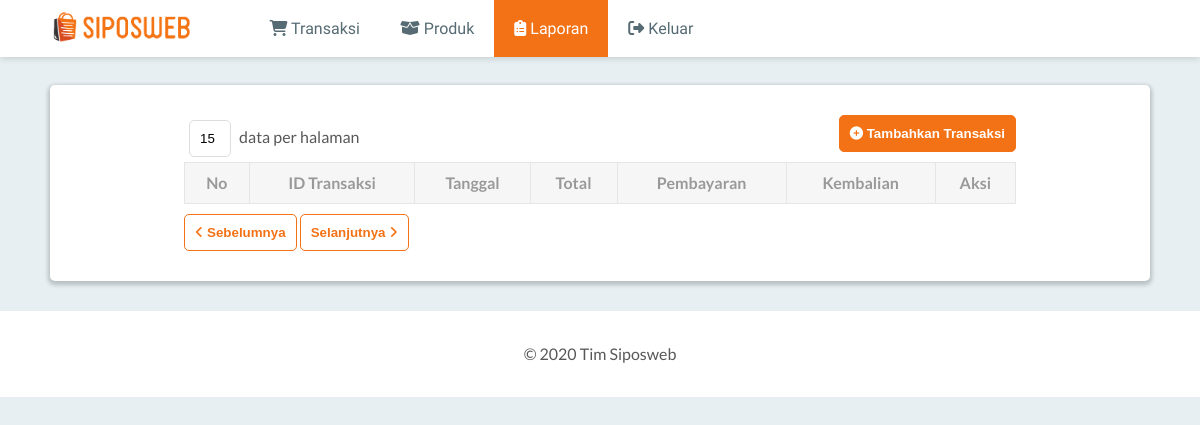
/laporan.php, run on an earlier commit of the app's database.
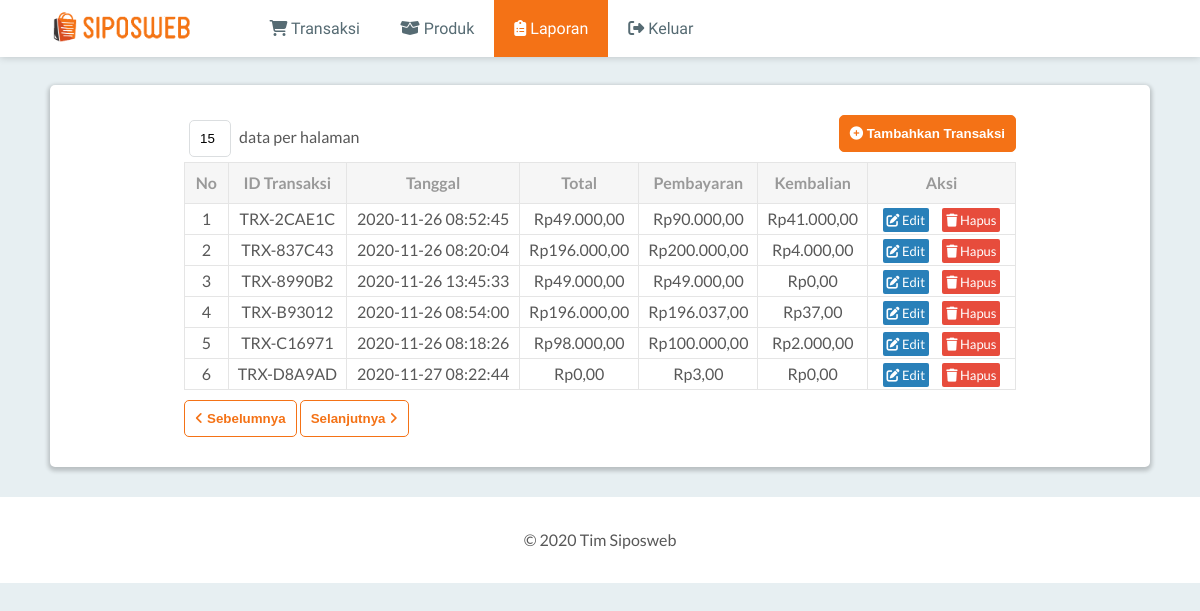
And on a later commit of the database.
### tables this page shows
CREATE TABLE `laporan_transaksi` (
  `id` char(10) NOT NULL,
  `tanggal` timestamp NOT NULL DEFAULT current_timestamp() ON UPDATE current_timestamp(),
  `total` int(11) NOT NULL,
  `bayar` int(11) NOT NULL,
  `kembalian` int(11) NOT NULL
);

### functions/functions.php (called while the page is built, shortened)
<?php
$conn = mysqli_connect("localhost", "root", "", "siposweb");
function queryRead($query){
	global $conn;
	$result = mysqli_query($conn, $query);
	$rows = [];
	while ( $row = mysqli_fetch_assoc($result) ) {
		$rows[] = $row;
	}
	return $rows;
}
?>

### laporan.php (the view, shortened to what this page needs)
<?php
require 'functions/functions.php';
$transaksi = queryRead("SELECT * FROM laporan_transaksi");
?>
<!DOCTYPE html>
<html>
<head>
	<link rel="stylesheet" type="text/css" href="assets/styles/reset.css">
	<link rel="stylesheet" type="text/css" href="assets/styles/style.css">
</head>
<body>
	<header>
		<nav class="nav-menu">
			<ul>
				<h1 class="logo"><a href="#" title="SIPOSWEB"><img src="assets/images/logo.png" alt="SIPOSWEB" height="35px"></a></h1>
				<li><a href="transaksi.php"><i class="fa fa-shopping-cart"></i> Transaksi</a></li>
				<li><a href="produk.php"><i class="fas fa-box-open"></i> Produk</a></li>
				<li><a class="active" href="laporan.php"><i class="fas fa-clipboard-list"></i> Laporan</a></li>
				<li><a href="#"><i class="fas fa-sign-out-alt"></i> Keluar</a></li>
			</ul>
		</nav>
	</header>
	<main>
		<div class="content-laporan">
			<form action="" class="form-data-count">
				<input type="text" value="15" class="input-data-count" id="input-data-count">
				<label for="input-data-count"> data per halaman</label>
			</form>
			<a href="transaksi.php">
				<button class="btn btn-tambahkan-transaksi">
					<i class="fas fa-plus-circle"></i> Tambahkan Transaksi
				</button>
			</a>
			<table class="table-laporan">
				<tr>
					<th>No</th>
					<th>ID Transaksi</th>
					<th>Tanggal</th>
					<th>Total</th>
					<th>Pembayaran</th>
					<th>Kembalian</th>
					<th>Aksi</th>
				</tr>
				<?php $i = 1; ?>
				<?php foreach ($transaksi as $row) : ?>
					<tr>
						<td><?= $i ?></td>
						<td><?= $row["id"]; ?></td>
						<td><?= $row["tanggal"]; ?></td>
						<td>Rp<?=number_format($row["total"], 2, ",", "."); ?></td>
						<td>Rp<?=number_format($row["bayar"], 2, ",", "."); ?></td>
						<td>Rp<?=number_format($row["kembalian"], 2, ",", "."); ?></td>
						<td>
							<a href="transaksi.php?id=<?= $row["id"]; ?>" class="action-edit"><i class="fas fa-edit"></i> Edit</a>
							<a id="btn-hapus-produk" href="#" class="action-hapus" onclick="hapusTransaksi('<?= $row["id"];?>')"><i class="fas fa-trash"></i> Hapus</a>
						</td>
					</tr>
					<?php $i++; ?>
				<?php endforeach; ?>
			</table>
			<button class="btn btn-page-nav"><i class="fas fa-angle-left"></i> Sebelumnya</button>
			<button class="btn btn-page-nav">Selanjutnya <i class="fas fa-angle-right"></i></button>
		</div>
	</main>
	<footer>
		<p>&copy 2020 Tim Siposweb</p>
	</footer>
</body>
</html>

### assets/styles/style.css (style rules this page uses)
body { font-family: 'Lato', sans-serif; color: #585858; background: #E7EFF2; }
header { font-family: 'Source Sans Pro', sans-serif; background: white; box-shadow: 0 0 8px 0 rgba(0, 0, 0, 0.2); position: fixed; top: 0; width: 100%; }
footer { background-color: white; padding: 35px; }
footer p { text-align: center; }
.nav-menu li { display: inline-block; margin: 0; }
.nav-menu ul { display: flex; }
.logo { margin: auto 50px; display: inline-block; }
.nav-menu li a { transition: 400ms; display: inline-block; padding: 20px; color: #566B73; margin: 0; text-decoration: none; }
.nav-menu .active { background-color: #F47216; color: white; }
main { background: white; box-shadow: 0 2px 4px 2px rgba(0, 0, 0, 0.2); border-radius: 5px; padding: 30px; margin: 85px 50px 30px; }
input { padding: 10px; width: 90%; margin: 5px; border-radius: 5px; border: 1.5px solid #DBDEE0; outline: none; }
.btn { cursor: pointer; border: 1.5px solid #F47216; padding: 10px; border-radius: 5px; transition: 0.5s; font-weight: 600; text-decoration: none; }
.btn-tambah-produk, .btn-check-out, .btn-edit-produk, .btn-page-nav { margin-top: 10px; background-color: white; color: #F47216; }
.btn-tambahkan-produk, .btn-tambahkan-transaksi { background-color: #F47216; color: white; float: right; }
.table-produk, .table-laporan { margin: auto; width: 100%; }
.table-produk td, .table-laporan td { border: 1.5px solid #E5E5E5; padding: 7px; text-align: center; }
.table-produk th, .table-laporan th { color: #999; background-color: #F6F6F6; border: 1.5px solid #E5E5E5; padding: 12px 10px; font-weight: 600; text-decoration: none; }
.input-data-count { width: 20px; }
.form-data-count { display: inline-block; }
.content-produk, .content-laporan { width: 80%; margin: auto; }
.action-hapus, .action-edit { text-decoration: none; }
.action-hapus { background-color: #e74c3c; color: white; padding: 4px; margin: 5px; font-size: 13px; border-radius: 2px; }
.action-edit { background-color: #2980b9; color: white; padding: 4px; margin: 5px; font-size: 13px; border-radius: 2px; }

What changed in the data, as far as the page shows it:
added laporan_transaksi: id "TRX-2CAE1C", tanggal "2020-11-26 08:52:45", total "49.000,00", bayar "90.000,00", kembalian "41.000,00"
added laporan_transaksi: id "TRX-837C43", tanggal "2020-11-26 08:20:04", total "196.000,00", bayar "200.000,00", kembalian "4.000,00"
added laporan_transaksi: id "TRX-8990B2", tanggal "2020-11-26 13:45:33", total "49.000,00", bayar "49.000,00", kembalian "0,00"
added laporan_transaksi: id "TRX-B93012", tanggal "2020-11-26 08:54:00", total "196.000,00", bayar "196.037,00", kembalian "37,00"
added laporan_transaksi: id "TRX-C16971", tanggal "2020-11-26 08:18:26", total "98.000,00", bayar "100.000,00", kembalian "2.000,00"
added laporan_transaksi: id "TRX-D8A9AD", tanggal "2020-11-27 08:22:44", total "0,00", bayar "3,00", kembalian "0,00"
